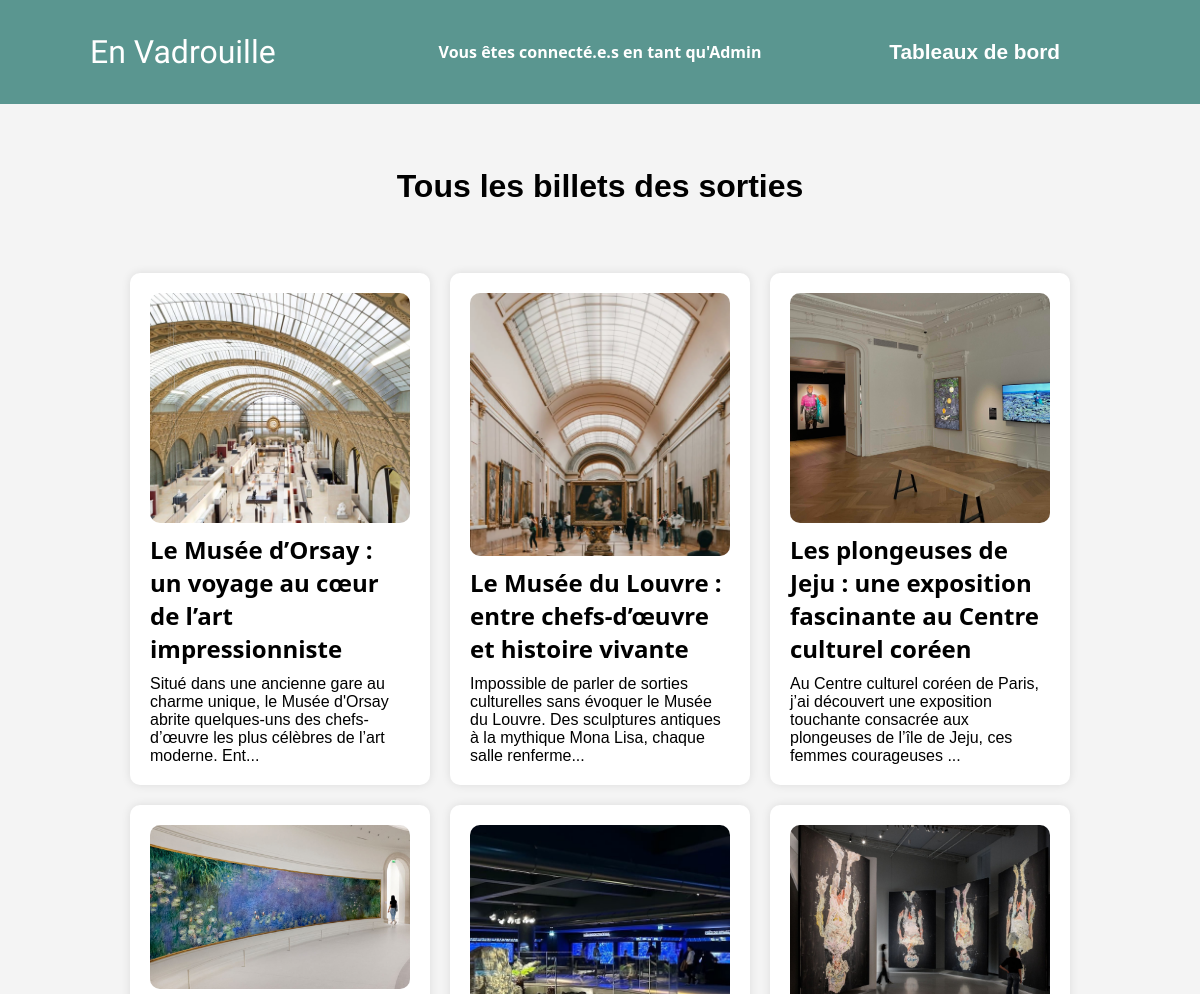
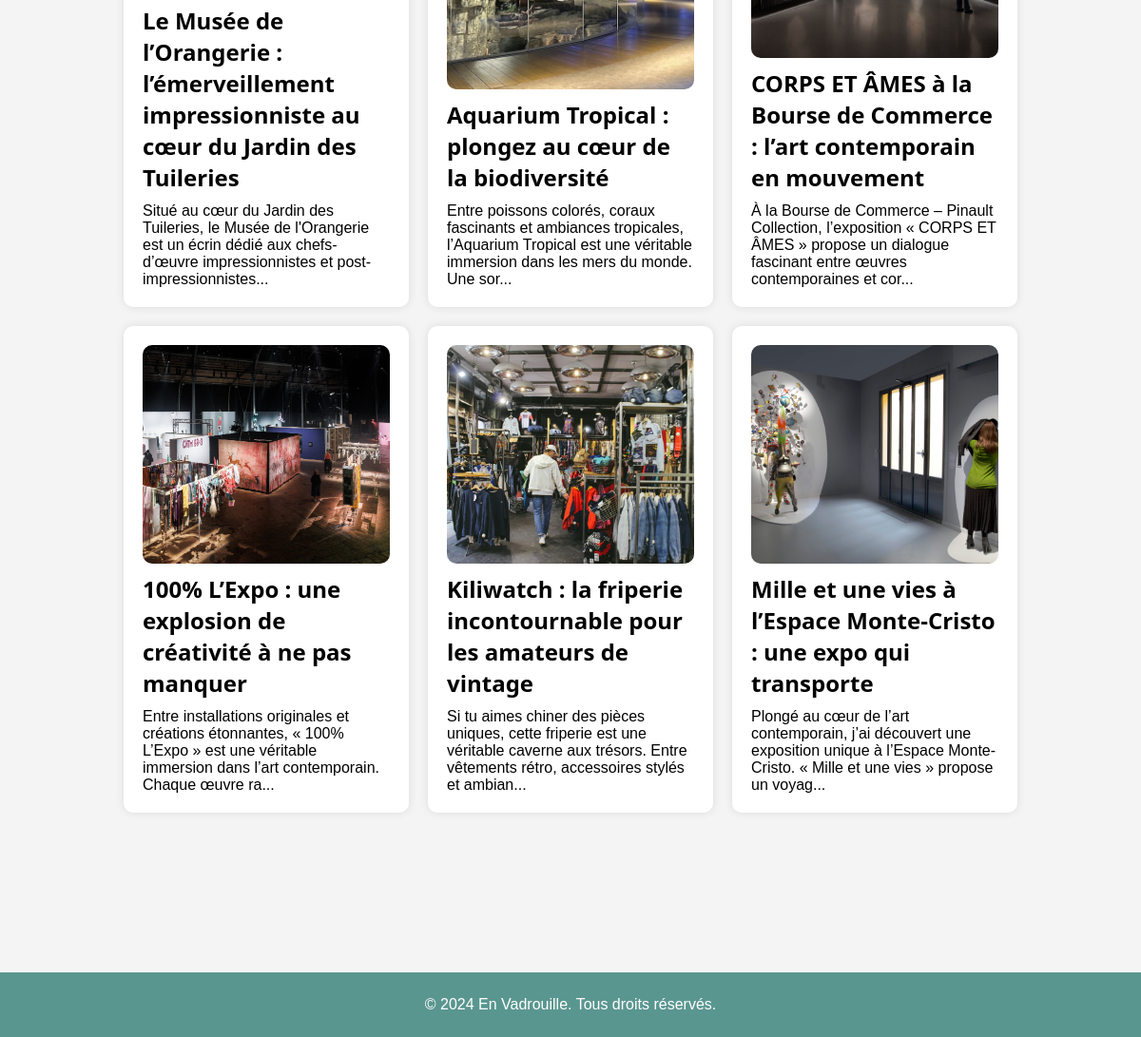
The page /archive.php (signed in) on the database its author committed (2 pictures, top to bottom).
### tables this page shows
CREATE TABLE IF NOT EXISTS `billets` (
  `id_billet` int NOT NULL AUTO_INCREMENT,
  `fk_proprietaire` int NOT NULL,
  `titre` varchar(255) NOT NULL,
  `description` varchar(255) NOT NULL,
  `date` date NOT NULL,
  `image` varchar(255) NOT NULL,
  PRIMARY KEY (`id_billet`),
  KEY `fk_proprietaire` (`fk_proprietaire`)
);

### archive.php (the view, shortened to what this page needs)
<?php
    include_once('cnx.inc.php');
?>
<!DOCTYPE html>
<html lang="fr">
<head>
    <link rel="stylesheet" href="styles/global.css">
    <link rel="stylesheet" href="styles/archive.css">
    <link href='https://cdn.boxicons.com/fonts/basic/boxicons.min.css' rel='stylesheet'>
</head>
<body>
    <?php
        include_once('header.inc.php');
    ?>
    <main>
        <h1>Tous les billets des sorties</h1>
        <section class="list-billets">
            <?php
                $query = "SELECT * FROM billets ORDER BY date DESC";
                $stmt = $cnx->query($query);
                $billets = $stmt->fetchAll(PDO::FETCH_ASSOC);
                foreach($billets as $billet) {
                    echo "
                        <a href='billet.php?id=" . htmlspecialchars($billet['id_billet']) . "'>
                            <div class='billet-item'>
                                <img src='" . $billet['image'] . "' alt='Image du billet " . $billet['titre'] . "'>
                                <h2>" . substr($billet['titre'], 0, 150) . "</h2>
                                <p>" . substr($billet['description'], 0, 150) . "...</p>
                            </div>
                        </a>
                    ";
                }
            ?>
        </section>
    </main>
    <?php
        include_once('footer.inc.php');
    ?>
</body>
</html>

### styles/global.css (style rules this page uses)
:root { --ff-logo: "BBH Sans Bogle", sans-serif; --ff-second-title: 'Segoe UI', Tahoma, Geneva, Verdana, sans-serif; --ff-text: 'Arial Narrow', Arial, sans-serif; --color-dark: #5A9690; --color-light: #E9B63B; }
*, *::before, *::after { margin: 0; padding: 0; box-sizing: border-box; }

### styles/archive.css (style rules this page uses)
body { font-family: Arial, sans-serif; background-color: #f4f4f4; margin: 0; padding: 0; }
main { min-height: 80vh; padding: 20px; display: flex; flex-direction: column; align-items: center; margin-top: 8rem; }
main h1 { padding: 20px; }
section.list-billets { display: flex; flex-wrap: wrap; justify-content: center; align-items: center; gap: 20px; margin-bottom: 50px; width: 100%; padding: 3rem 1rem; }
section.list-billets a { text-decoration: none; color: black; }
div.billet-item { width: 25vw; height: 64vh; box-shadow: 0 0 10px rgba(0, 0, 0, 0.1); padding: 20px; border-radius: 10px; background-color: #fff; display: flex; flex-direction: column; gap: 10px; }
div.billet-item img { width: 100%; border-radius: 10px; height: 300px; object-fit: cover; }
div.billet-item h2 { font-family: var(--ff-second-title); }
div.billet-item p { font-family: var(--ff-text); }

### rows shown on the page
billets: image (picture), titre "Le Musée d’Orsay : un voyage au cœur de l’art impressionniste", description "Situé dans une ancienne gare au charme unique, le Musée d'Orsay abrite quelques-uns des chefs-d’œuvre les plus célèbres de l’art moderne. Ent"
billets: image (picture), titre "Le Musée du Louvre : entre chefs-d’œuvre et histoire vivante", description "Impossible de parler de sorties culturelles sans évoquer le Musée du Louvre. Des sculptures antiques à la mythique Mona Lisa, chaque salle renferme"
billets: image (picture), titre "Les plongeuses de Jeju : une exposition fascinante au Centre culturel coréen", description "Au Centre culturel coréen de Paris, j’ai découvert une exposition touchante consacrée aux plongeuses de l’île de Jeju, ces femmes courageuses"
billets: image (picture), titre "Le Musée de l’Orangerie : l’émerveillement impressionniste au cœur du Jardin des Tuileries", description "Situé au cœur du Jardin des Tuileries, le Musée de l'Orangerie est un écrin dédié aux chefs-d’œuvre impressionnistes et post-impressionnistes"
billets: image (picture), titre "Aquarium Tropical : plongez au cœur de la biodiversité", description "Entre poissons colorés, coraux fascinants et ambiances tropicales, l’Aquarium Tropical est une véritable immersion dans les mers du monde. Une sor"
billets: image (picture), titre "CORPS ET ÂMES à la Bourse de Commerce : l’art contemporain en mouvement", description "À la Bourse de Commerce – Pinault Collection, l’exposition « CORPS ET ÂMES » propose un dialogue fascinant entre œuvres contemporaines et cor"
billets: image (picture), titre "100% L’Expo : une explosion de créativité à ne pas manquer", description "Entre installations originales et créations étonnantes, « 100% L’Expo » est une véritable immersion dans l’art contemporain. Chaque œuvre ra"
billets: image (picture), titre "Kiliwatch : la friperie incontournable pour les amateurs de vintage", description "Si tu aimes chiner des pièces uniques, cette friperie est une véritable caverne aux trésors. Entre vêtements rétro, accessoires stylés et ambian"
billets: image (picture), titre "Mille et une vies à l’Espace Monte-Cristo : une expo qui transporte", description "Plongé au cœur de l’art contemporain, j’ai découvert une exposition unique à l’Espace Monte-Cristo. « Mille et une vies » propose un voyag"
